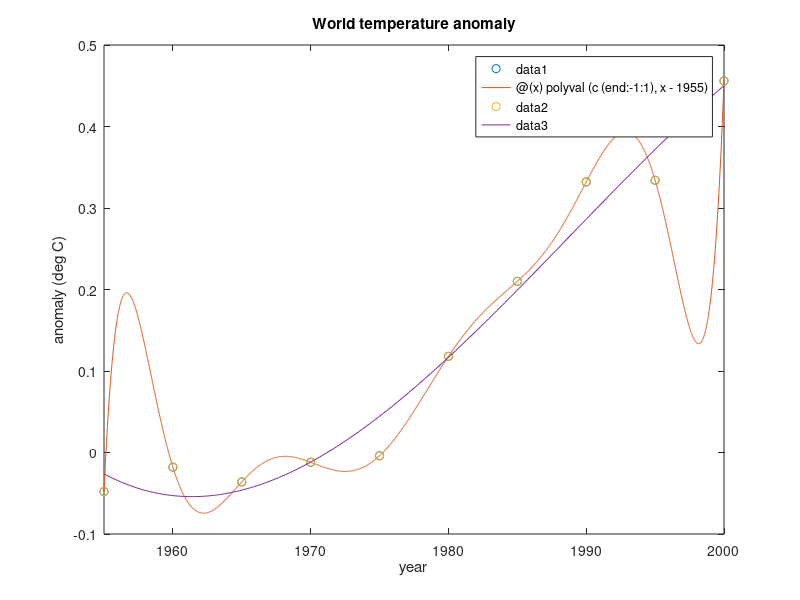

The MATLAB script that drew this image:

year = (1955:5:2000)';
anomaly = [ -0.0480; -0.0180; -0.0360; -0.0120; -0.0040; 0.1180; 0.2100; 0.3320; 0.3340; 0.4560 ];
plot(year,anomaly,'o')

t = year-1955;
m = length(t)

A = t.^0;
for j = 1:m-1
    A = [A,t.^j];
end
b = anomaly;

c = A\b;   % coefficients, from degree 0 to m-1

p = @(x) polyval(c(end:-1:1),x-1955);  % interpolating polynomial
plot(year,anomaly,'o')
hold on
fplot(p,[1955 2000])
title('World temperature anomaly')
xlabel('year'), ylabel('anomaly (deg C)')

A = A(:,1:4);
size(A)

c = A\b;   % coefficients, from degree 0 to 3

p = @(x) polyval(c(end:-1:1),x-1955);  % fitting polynomial
plot(year,anomaly,'o')
hold on
fplot(p,[1955 2000])
title('World temperature anomaly')
xlabel('year'), ylabel('anomaly (deg C)')

B = A'*A;  z = A'*b;
size(B)

format short e, format compact
[c B\z]

[Q,R] = qr(A,0);  z = Q'*b;
[c R\z]

[U,S,V] = svd(A,0);  z = U'*b;
[c V*(z./diag(S))]
